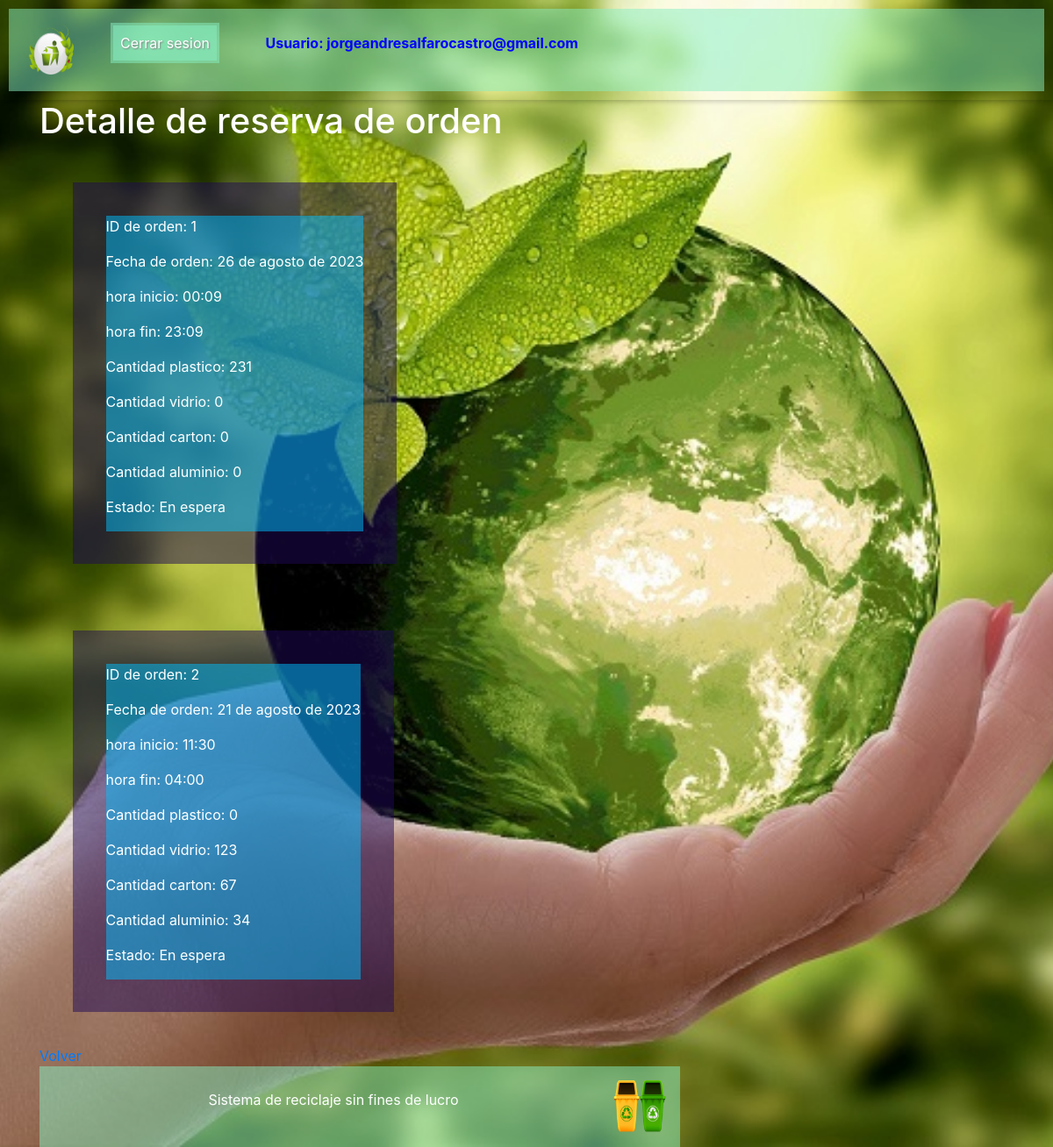
Screenshot of /registro/reserva_list (signed in) with the database file from the repository.
### Registro/models.py (models this page shows, shortened)
class UserModelo(AbstractUser):
    TIPO_USUARIO = (
        ('Recolector', 'Recolector'),
        ('Reciclador', 'Reciclador'),
        ('Ciudadano', 'Ciudadano'),
        ('Operario_municipalidad', 'Operario_municipalidad'),
    )
    rut = models.CharField(max_length=10)
    dv = models.IntegerField()
    nombre = models.CharField(max_length=100)
    edad = models.IntegerField()  # Cálculo aproximado de la edad en años
    direccion = models.CharField(max_length=50)
    codigo_postal = models.IntegerField()
    telefono = models.IntegerField()
    licencia_automotriz = models.ImageField(
        'Licencia automotriz', upload_to='licencias/', blank=True, null=True)
    segundo_nombre_madre = models.CharField(max_length=100)
    tipo_usuario = models.CharField(
        max_length=200, blank=False, null=True, choices=TIPO_USUARIO)
    new_password1 = models.CharField(max_length=50, null=True)
    new_password2 = models.CharField(max_length=50, null=True)
    groups = models.ManyToManyField(Group, related_name='usuarios')
    user_permissions = models.ManyToManyField(Permission, related_name='usuarios')

class Reserva_orden(models.Model):
    id_user = models.ForeignKey(UserModelo, on_delete=models.CASCADE)
    id_orden = models.AutoField(primary_key=True)
    fecha_orden = models.DateField()
    hora_inicio = models.TimeField()
    hora_fin = models.TimeField()
    cantidad_plastico = models.IntegerField(default=0)
    cantidad_vidrio = models.IntegerField(default=0)
    cantidad_carton = models.IntegerField(default=0)
    cantidad_aluminio = models.IntegerField(default=0)
    latitud_posicion_ciudadano = models.DecimalField(max_digits=9, decimal_places=6, null=True)
    longitud_posicion_ciudadano = models.DecimalField(max_digits=9, decimal_places=6, null=True)
    latitud_posicion_recolector = models.DecimalField(max_digits=9, decimal_places=6, null=True)
    longitud_posicion_recolector = models.DecimalField(max_digits=9, decimal_places=6, null=True)
    estado = models.CharField(max_length=200, null=True)

### Registro/views.py (the view)
# urls.py: path('reserva_list', Orden_Reserva_List.as_view(), name="reserva_list"),
class Orden_Reserva_List(LoginRequiredMixin, ListView):
    model = Reserva_orden
    template_name = 'Registro/detalle_reserva.html'
    def get_queryset(self):
        queryset = super().get_queryset()
        queryset = queryset.filter(id_user=self.request.user.id)
        return queryset

### templates/Registro/detalle_reserva.html
{% extends 'base.html' %}
{% load static %}
{% block content %}
<div>
    <h1 class="letras">Detalle de reserva de orden</h1>
</div>
{% if object_list %}
{% for orden in object_list %}
<div class="margen">
<div class="blue-background">
<p class="letras">ID de orden: {{ orden.id_orden }}</p>
<p class="letras">Fecha de orden: {{ orden.fecha_orden }}</p>
<p class="letras">hora inicio: {{ orden.hora_inicio}}</p>
<p class="letras">hora fin: {{ orden.hora_fin}}</p>
<p class="letras">Cantidad plastico: {{ orden.cantidad_plastico }}</p>
<p class="letras">Cantidad vidrio: {{ orden.cantidad_vidrio }}</p>
<p class="letras">Cantidad carton: {{ orden.cantidad_carton }}</p>
<p class="letras">Cantidad aluminio: {{ orden.cantidad_aluminio }}</p>
<p class="letras">Estado: {{ orden.estado }} </p>
</div>
</div>
    <br>
{% endfor %}
{% else %}
    <p class="letras">No hay registros de ordenes</p>
{% endif %}
<a href="{% url 'orden_reserva' %}">Volver</a>
<footer>
    <div id="navbar" class="video2">
        <div class="video">
        <p class="letras2">Sistema de reciclaje sin fines de lucro</p>
        </div>
        <img  src="{% static 'images/logo_4.png' %}" alt="logo" style="width: 60px; height: 60px;">
    </div>
</footer>
{% endblock %}

### templates/base.html (shortened to what this page needs)
{% load static %}
<html>
    <head>
        <link rel="stylesheet" href="{% static 'css/estilos.css' %}">
        <link rel="stylesheet" href="{% static 'css/bootstrap.min.css' %}">
        <link rel="stylesheet" href="{% static 'css/fondo.css' %}">
        <link rel="stylesheet" href="{% static 'css/registro.css' %}">
        <link rel="stylesheet" href="{% static 'favicon.ico' %}">
    </head>
    <body>
    {% block navbar %}
    <div class="cabezera">
        <nav id="navbar">
            <div id="navbar-logo">
                <img src="{% static 'images/logo_r.png' %}" alt="logo" style="width: 60px; height: 60px;">
            </div>
            <div>
                <ul>
                    {% if user.is_authenticated %}
                    <li class="nav-item"><a href="{% url 'logout' %}">Cerrar sesion</a></li>
                    <span class="ml-md-5" style="color: blue;"><strong>Usuario: {{ user.get_username }}</strong></span>
                    {% endif %}
                </ul>
            </div>
        </nav>
    </div>
    {% endblock %}
    <div class="content container">
        <div class="row">
            <div class="col-md-8">
                {% block content %} {% endblock %}
            </div>
        </div>
    </div>
    </body>
</html>

### static/css/estilos.css (style rules this page uses)
body { background-image: url("../images/planeta_limpio.jpg"); background-repeat: no-repeat; background-size: cover; background-position: center; }
#navbar { background-color: rgba(135, 239, 195, 0.5); }
.content { width: 100%; }
#navbar { background-color: rgba(135, 239, 195, 0.5); padding: 1em 1em; display: flex; align-content: center; width: 100%; }
#navbar li, #contact li { background-color: rgba(135, 239, 195, 0.5); list-style-type: none; text-decoration: none; text-align: center; display: inline-block; transition-duration: 0.2s; }
#navbar li a { background-color: rgba(135, 239, 195, 0.5); text-decoration: none; text-align: center; color: white; padding: 8px; margin: 3px 3px; display: inline-block; text-shadow: 1px 1px 2px grey; }
.letras2 { color: #ffffff; }

### static/css/fondo.css (style rules this page uses)
body { background-image: url("../images/planeta_limpio.jpg"); background-repeat: no-repeat; background-size: cover; background-position: center; }
.blue-background { background-color: rgba(0, 191, 255, 0.5); display: inline-block; margin: 10mm; }
.margen { background-color: rgba(30, 8, 87, 0.5); display: inline-block; margin: 10mm; }
.letras { color: white; }
.cabezera { position: sticky; top: 0; left: 0; right: 0; padding: 10px; box-shadow: 0 2px 5px rgba(0, 0, 0, 0.2); z-index: 1000; transition: position 0.3s ease; }
#navbar { background-color: rgba(135, 239, 195, 0.5); }
.video { display: flex; align-items: center; margin: 0 auto; }
.video2 { display: flex; align-items: center; justify-content: flex-end; margin: 0 auto; }

### rows the page displays
UserModelo: get_username "jorgeandresalfarocastro@gmail.com"
Reserva_orden: id_orden "1", fecha_orden "26 de agosto de 2023", hora_inicio "00:09", hora_fin "23:09", cantidad_plastico "231", cantidad_vidrio "0", cantidad_carton "0", cantidad_aluminio "0", estado "En espera"
Reserva_orden: id_orden "2", fecha_orden "21 de agosto de 2023", hora_inicio "11:30", hora_fin "04:00", cantidad_plastico "0", cantidad_vidrio "123", cantidad_carton "67", cantidad_aluminio "34", estado "En espera"
